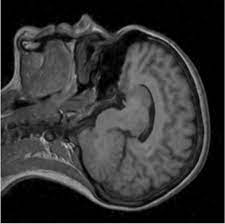
#> input picture Lab8/brain.jpg, 225 x 224 px
$ python meanfilter.py
#> lines starting #> are read from the running program, lines starting #| are printed output that depends on the picture
#Mean Filter

import cv2 as cv
import numpy as np

img = cv.imread('brain.jpg', 0)
#> img is the input picture: shape (224, 225); min 0, max 219, mean 50.9

blur = cv.medianBlur(img, 7)
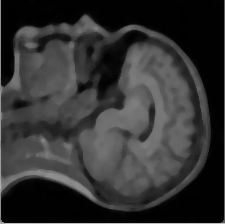
#> blur: shape (224, 225); min 0, max 194, mean 50.3

final = np.hstack((img, blur))
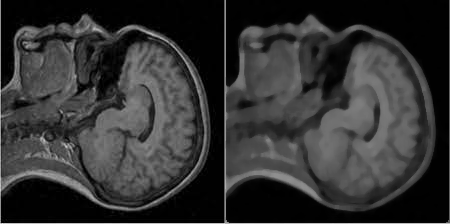
#> final: shape (224, 450); min 0, max 219, mean 50.6

cv.imshow('final', final)
cv.waitKey(0)
cv.destroyAllWindows()

$ run again, with Lab8/saltpepper.png saved as Lab8/brain.jpg
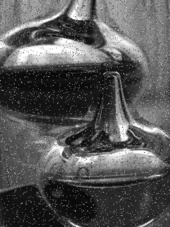
#> input picture Lab8/saltpepper.png, 170 x 227 px
#> img is the input picture: shape (227, 170); min 3, max 255, mean 86.8
#> `blur = cv.medianBlur(img, 7)`:
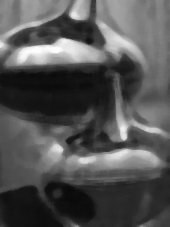
#> blur: shape (227, 170); min 10, max 253, mean 84.4
#> `final = np.hstack((img, blur))`:
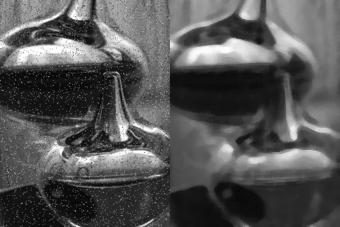
#> final: shape (227, 340); min 3, max 255, mean 85.6
